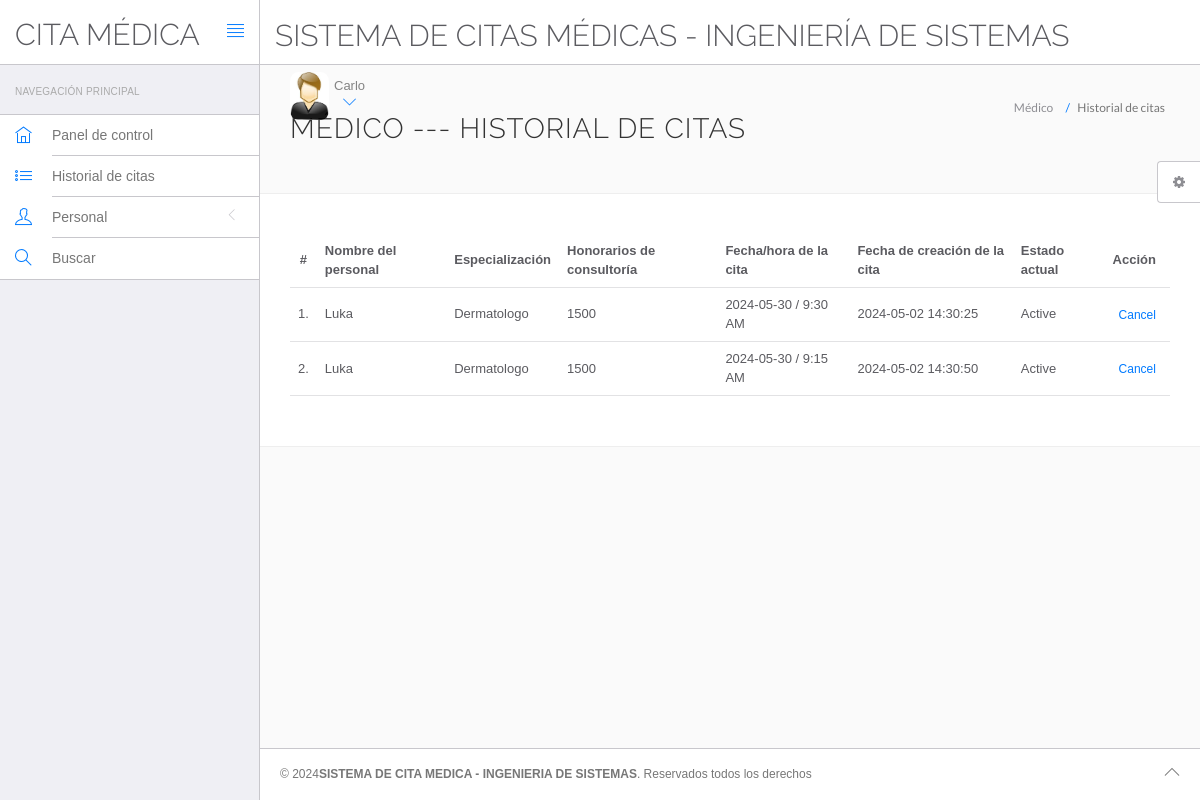
The page /ppp/doctor/appointment-history.php (signed in) on the database its author committed.
### tables this page shows
CREATE TABLE `doctors` (
  `id` int(11) NOT NULL,
  `specilization` varchar(255) DEFAULT NULL,
  `doctorName` varchar(255) DEFAULT NULL,
  `address` longtext DEFAULT NULL,
  `docFees` varchar(255) DEFAULT NULL,
  `contactno` bigint(11) DEFAULT NULL,
  `docEmail` varchar(255) DEFAULT NULL,
  `password` varchar(255) DEFAULT NULL,
  `creationDate` timestamp NULL DEFAULT current_timestamp(),
  `updationDate` timestamp NULL DEFAULT NULL ON UPDATE current_timestamp()
);

CREATE TABLE `appointment` (
  `id` int(11) NOT NULL,
  `doctorSpecialization` varchar(255) DEFAULT NULL,
  `doctorId` int(11) DEFAULT NULL,
  `userId` int(11) DEFAULT NULL,
  `consultancyFees` int(11) DEFAULT NULL,
  `appointmentDate` varchar(255) DEFAULT NULL,
  `appointmentTime` varchar(255) DEFAULT NULL,
  `postingDate` timestamp NULL DEFAULT current_timestamp(),
  `userStatus` int(11) DEFAULT NULL,
  `doctorStatus` int(11) DEFAULT NULL,
  `updationDate` timestamp NULL DEFAULT NULL ON UPDATE current_timestamp()
);

CREATE TABLE `users` (
  `id` int(11) NOT NULL,
  `fullName` varchar(255) DEFAULT NULL,
  `address` longtext DEFAULT NULL,
  `city` varchar(255) DEFAULT NULL,
  `gender` varchar(255) DEFAULT NULL,
  `email` varchar(255) DEFAULT NULL,
  `password` varchar(255) DEFAULT NULL,
  `regDate` timestamp NULL DEFAULT current_timestamp(),
  `updationDate` timestamp NULL DEFAULT NULL ON UPDATE current_timestamp()
);

### ppp/doctor/appointment-history.php (the view, shortened to what this page needs)
<?php
include('include/config.php');
?>
<!DOCTYPE html>
<html lang="en">
	<head>
		<link rel="stylesheet" href="vendor/bootstrap/css/bootstrap.min.css">
		<link rel="stylesheet" href="vendor/fontawesome/css/font-awesome.min.css">
		<link rel="stylesheet" href="vendor/themify-icons/themify-icons.min.css">
		<link href="vendor/animate.css/animate.min.css" rel="stylesheet" media="screen">
		<link href="vendor/perfect-scrollbar/perfect-scrollbar.min.css" rel="stylesheet" media="screen">
		<link href="vendor/switchery/switchery.min.css" rel="stylesheet" media="screen">
		<link href="vendor/bootstrap-touchspin/jquery.bootstrap-touchspin.min.css" rel="stylesheet" media="screen">
		<link href="vendor/select2/select2.min.css" rel="stylesheet" media="screen">
		<link href="vendor/bootstrap-datepicker/bootstrap-datepicker3.standalone.min.css" rel="stylesheet" media="screen">
		<link href="vendor/bootstrap-timepicker/bootstrap-timepicker.min.css" rel="stylesheet" media="screen">
		<link rel="stylesheet" href="assets/css/styles.css">
		<link rel="stylesheet" href="assets/css/plugins.css">
		<link rel="stylesheet" href="assets/css/themes/theme-1.css" id="skin_color" />
	</head>
	<body>
		<div id="app">
<?php include('include/sidebar.php');?>
			<div class="app-content">
					<?php include('include/header.php');?>
				<div class="main-content" >
					<div class="wrap-content container" id="container">
						<section id="page-title">
							<div class="row">
								<div class="col-sm-8">
									<h1 class="mainTitle">Médico --- Historial de citas</h1>
																	</div>
								<ol class="breadcrumb">
									<li>
										<span>Médico </span>
									</li>
									<li class="active">
										<span>Historial de citas</span>
									</li>
								</ol>
							</div>
						</section>
						<div class="container-fluid container-fullw bg-white">
									<div class="row">
								<div class="col-md-12">
									<table class="table table-hover" id="sample-table-1">
										<thead>
											<tr>
												<th class="center">#</th>
												<th class="hidden-xs">Nombre del personal</th>
												<th>Especialización</th>
												<th>Honorarios de consultoría</th>
												<th>Fecha/hora de la cita </th>
												<th>Fecha de creación de la cita</th>
												<th>Estado actual</th>
												<th>Acción</th>
											</tr>
										</thead>
										<tbody>
<?php
$sql=mysqli_query($con,"select users.fullName as fname,appointment.*  from appointment join users on users.id=appointment.userId where appointment.doctorId='".$_SESSION['id']."'");
$cnt=1;
while($row=mysqli_fetch_array($sql))
{
?>
											<tr>
												<td class="center"><?php echo $cnt;?>.</td>
												<td class="hidden-xs"><?php echo $row['fname'];?></td>
												<td><?php echo $row['doctorSpecialization'];?></td>
												<td><?php echo $row['consultancyFees'];?></td>
												<td><?php echo $row['appointmentDate'];?> / <?php echo
												 $row['appointmentTime'];?>
												</td>
												<td><?php echo $row['postingDate'];?></td>
												<td>
<?php if(($row['userStatus']==1) && ($row['doctorStatus']==1))
{
	echo "Active";
}
												?></td>
												<td >
												<div class="visible-md visible-lg hidden-sm hidden-xs">
							<?php if(($row['userStatus']==1) && ($row['doctorStatus']==1))
{ ?>
	<a href="appointment-history.php?id=<?php echo $row['id']?>&cancel=update" onClick="return confirm('¿Estás seguro de que deseas cancelar esta cita? ?')"class="btn btn-transparent btn-xs tooltips" title="Cancel Appointment" tooltip-placement="top" tooltip="Remove">Cancel</a>
	<?php } else {
		echo "Canceled";
		} ?>
												</div>
												</td>
											</tr>
											<?php
$cnt=$cnt+1;
											 }?>
										</tbody>
									</table>
								</div>
							</div>
								</div>
					</div>
				</div>
			</div>
	<?php include('include/footer.php');?>
	<?php include('include/setting.php');?>
		</div>
	</body>
</html>

### ppp/doctor/include/header.php (shortened to what this page needs)
<header class="navbar navbar-default navbar-static-top">
					<div class="navbar-header">
						<a class="navbar-brand" href="#">
							<h2 style="padding-top:10% ">CITA MÉDICA</h2>
						</a>
						<a href="#" class="sidebar-toggler pull-right visible-md visible-lg" data-toggle-class="app-sidebar-closed" data-toggle-target="#app">
							<i class="ti-align-justify"></i>
						</a>
					</div>
					<div class="navbar-collapse collapse">
						<ul class="nav navbar-right">
								<li  style="padding-top:2% ">
								<h2>SISTEMA DE CITAS MÉDICAS - INGENIERÍA DE SISTEMAS</h2>
							</li>
							<li class="dropdown current-user">
								<a href class="dropdown-toggle" data-toggle="dropdown">
									<img src="assets/images/images.jpg" > <span class="username">
									<?php $query=mysqli_query($con,"select doctorName from doctors where id='".$_SESSION['id']."'");
while($row=mysqli_fetch_array($query))
{
	echo $row['doctorName'];
}
									?> <i class="ti-angle-down"></i></i></span>
								</a>
							</li>
						</ul>
					</div>
				</header>

### ppp/doctor/assets/css/themes/theme-1.css (style rules this page uses)
body { background: #FAFAFA; }
header .navbar-header { background: #ffffff !important; border-right-color: #c8c7cc !important; border-bottom-color: #c8c7cc !important; }
header .navbar-header .sidebar-toggler, header .navbar-header .sidebar-mobile-toggler { color: #007aff !important; }
header .navbar-header .navbar-brand { color: #777 !important; }
header .navbar-collapse { background: #ffffff !important; border-bottom-color: #c8c7cc !important; box-shadow: none !important; }
header .navbar-collapse .navbar-right > li > a { color: #777; }
header .navbar-collapse .navbar-right > li > a i { color: #007aff !important; }

### rows shown on the page
doctors: doctorName "Carlo"
appointment: userId.fullName "Luka", doctorSpecialization "Dermatologo", consultancyFees "1500", appointmentDate "2024-05-30", appointmentTime "9:30 AM", postingDate "2024-05-02 14:30:25", userStatus "Active"
appointment: userId.fullName "Luka", doctorSpecialization "Dermatologo", consultancyFees "1500", appointmentDate "2024-05-30", appointmentTime "9:15 AM", postingDate "2024-05-02 14:30:50", userStatus "Active"
